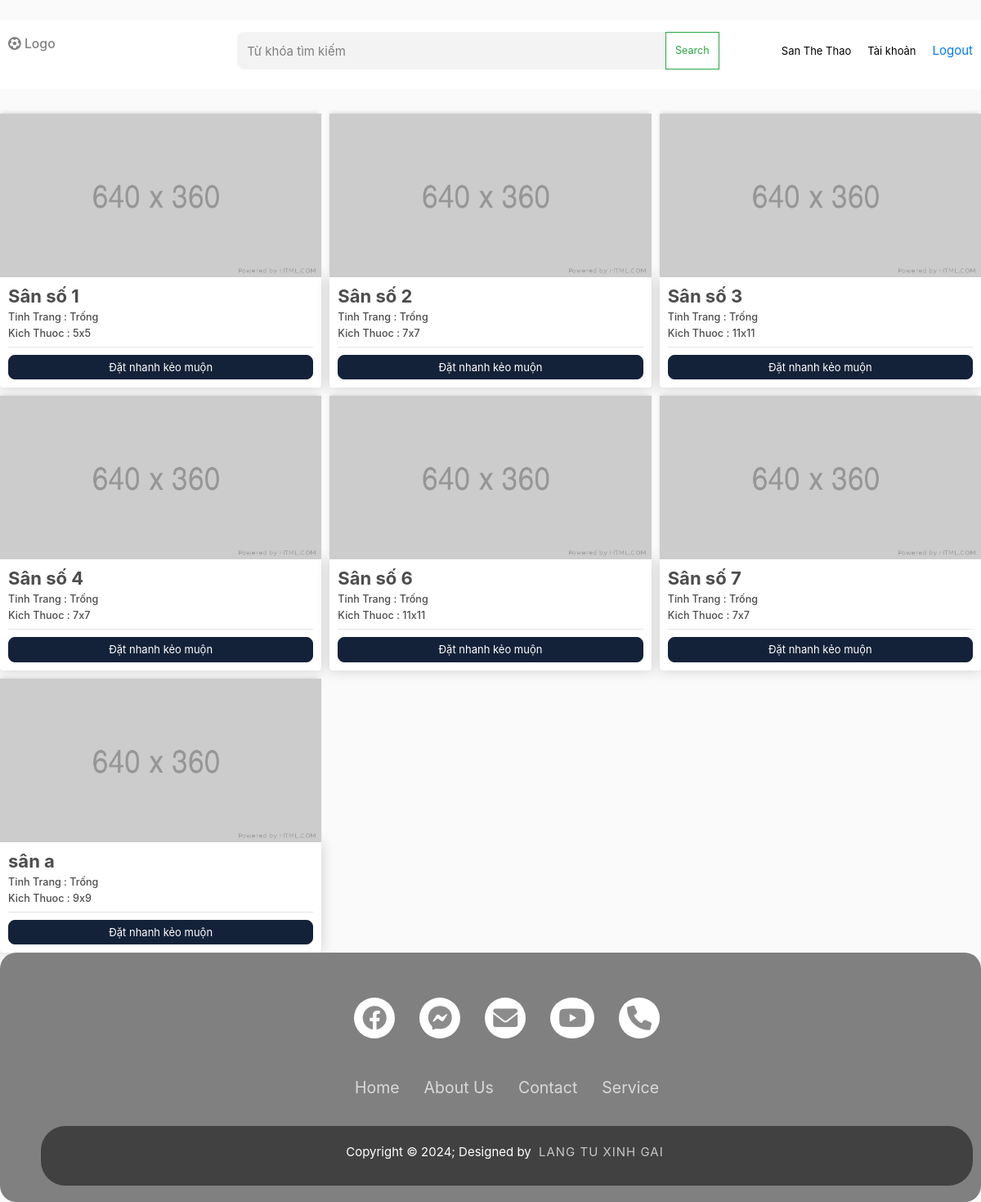
/NguoiDung/danhsachsan, run on the app's committed database.
### NguoiDung/models.py (models this page shows)
class SanBong(models.Model):
    tenSan = models.CharField(max_length=100) #Sân số 1 - Sân số 2 - Sân số 3
    tinhTrang = models.CharField(max_length=100) #Het san - Con san - Sua chua
    kichThuoc = models.CharField(max_length=6)
    maloai = models.ForeignKey(LoaiSan, on_delete=models.CASCADE)

### NguoiDung/views.py (the view)
# urls.py: path('danhsachsan', views.danhsachsan, name='danhsachsan'),
def danhsachsan(request ):
	data = {
		'dm_san' : SanBong.objects.all(),
	}
	return render(request,'pages/pages_user/danhsachsan.html',data)

### NguoiDung/context_processors.py (called while the page is built)
def username(request):
    return {
        'session_username': request.session.get('user_username')
    }

### NguoiDung/Templates/pages/pages_user/danhsachsan.html
﻿{% extends "page_layout/layout_user/layout_user.html" %}
{% load static %}
{% block content %}
<div class="row">
    {% for sp in dm_san %}
    <div class="col-lg-4">
        <img class="thumbnail" src="{% static  'img/placeholder.png' %}">
        <div class="box-element product">
            <h3><strong>{{sp.tenSan}}</strong></h3>
           <h6> <span class="selling-price">Tinh Trang : {{sp.tinhTrang}}</span> </h6>
           <h6> <span class="selling-price">Kich Thuoc : {{sp.kichThuoc}}</span> </h6>
            <hr>
            <a class="btn-item btn-main" href="/NguoiDung/ChiTiet/{{sp.id}}" >Đặt nhanh kẻo muộn</a>
        </div>
    </div>
    {% endfor %}
</div>
{% endblock  %}

### NguoiDung/Templates/page_layout/layout_user/layout_user.html (shortened to what this page needs)
﻿<!DOCTYPE html>
<html lang="en" xmlns="http://www.w3.org/1999/xhtml">
<head>
    {% load static %}
    <link rel="stylesheet" href="https://cdnjs.cloudflare.com/ajax/libs/font-awesome/6.0.0-beta3/css/all.min.css">
    <link rel="stylesheet" href="{% static 'css/bootstrap.min.css' %}" type="text/css" />
    <link rel="stylesheet" href="{% static 'css/style.css' %}" type="text/css" />
    <link rel="stylesheet" href="{% static 'css/layout.css' %}" type="text/css" />
    <link rel="stylesheet" href="{% static 'css/main2.css' %}" type="text/css" />
</head>
<body>
    <header>
        <div nh-row="ge9pz4w" class="header-center">
            <div class="container">
                <div class="row ">
                    <div class="col-md-4 col-12">
                        <div nh-block="qhdw2uy" nh-block-cache="true" class="">
                            <div class="logo-section">
                                <a class="navbar-brand me-auto" href="/NguoiDung/home">
                                    <i class="fa-solid fa-futbol"></i>
                                    Logo
                                </a>
                            </div>
                        </div>
                    </div>
                    <div class="col-md-4 col-12">
                        <div nh-block="8bxkyf0" nh-block-cache="false" class="">
                            <div class="header__search">
                                <form class="position-relative" role="search" method = POST action="{% url 'Search' %}" >
                                    <div class="input-group">
                                        <input  name="searched" placeholder="Từ khóa tìm kiếm" type="search" class="form-control bg-light" >
                                        <div class="input-group-append">
                                            <button class="btn btn-outline-success" type="submit"> Search </button>
                                        </div>
                                    </div>
                                </form>
                            </div>
                        </div>
                    </div>
                    <div class="col-md-4 col-12">
                        <div nh-block="j1d703b" nh-block-cache="true" class="">
                            <div nh-mini-member="" class="entire-action-header entire-action-header-login">
                                <a class="btn-user btn-action-header" title="Tài khoản" href="javascript:;">
                                    <span>San The Thao</span>
                                </a>
                            </div>
                        </div>
                        <div nh-block="g1syznh" nh-block-cache="true" class="">
                            <div nh-mini-member="" class="entire-action-header entire-action-header-login">
                                <a class="btn-user btn-action-header" title="Tài khoản" href="javascript:;">
                                    <span>Tài khoản</span>
                                </a>
                            </div>
                        </div>
                        <div nh-block="i57yxn3" nh-block-cache="true" class="float-right">
                            <div class="entire-action-header">
                                <a class="btn-mini-cart btn-action-header" nh-mini-cart="open" title="Giờ" href="javascript:;">
                                    <span><a href="{% url 'logout' %}"> Logout </a></span>
                                </a>
                            </div>
                        </div>
                    </div>
                </div>
            </div>
        </div>
        <div nh-row="c0vpj93" class="bg-white mb-5 box-dss-01"><div class="container"><div class="row "><div class="col-md-12 col-12"></div></div></div></div>
        <div class="row">
            <div class="col-sm-12">
                {% block content %}{% endblock %}
            </div>
        </div>
        <footer>
            <div class="footerContainer">
                <div class="social-icon">
                    <a href=""><i class="fa-brands fa-facebook"></i></a>
                    <a href=""><i class="fa-brands fa-facebook-messenger"></i></a>
                    <a href=""><i class="fa-solid fa-envelope"></i></a>
                    <a href=""><i class="fa-brands fa-youtube"></i></a>
                    <a href=""><i class="fa-solid fa-phone"></i></a>
                </div>
                <div class="footerNav">
                    <ul>
                        <li><a href="">Home</a></li>
                        <li><a href="">About Us</a></li>
                        <li><a href="">Contact</a></li>
                        <li><a href="">Service</a></li>
                    </ul>
                </div>
                <div class="footerBot">
                    <p>Copyright &copy; 2024; Designed by <span class="designer">Lang tu xinh gai</span></p>
                </div>
            </div>
        </footer>
</body>
</html>

### static/css/style.css (style rules this page uses)
* { margin:0; padding:0; box-sizing:border-box; }
body { display:flex; flex-direction:column; }
.navbar-brand { font-weight:500; color:#808080; font-size:24px; transition:0.3s color; }
footer { background-color: #808080; border-radius:20px; }
.footerContainer { width:100%; margin:0 20px; padding:0 20px; padding:40px 30px 20px; }
.social-icon { display:flex; justify-content:center; }
.social-icon a { text-decoration:none; padding:10px; background-color:white; margin:15px; border-radius:50%; }
.social-icon a i { font-size:2em; color:#808080; opacity:0.9; }
.footerNav { margin:30px 0; }
.footerNav ul { display:flex; justify-content:center; list-style-type:none; }
.footerNav ul li a { color:white; margin:15px; text-decoration:none; font-size:1.3em; opacity:0.7; transition:0.5s; }
.footerBot { background-color: #424141; padding:20px; text-align:center; border-radius:30px; }
.footerBot p { color:white; }
.designer { opacity:0.7; text-transform:uppercase; letter-spacing:1px; font-weight:400; margin:0px 5px; }

### static/css/main2.css (style rules this page uses)
body { background-color: hsl(0, 0%, 98%); }
h1,h2,h3,h4,h5,h6 { color:hsl(0, 0%, 30%); align-items: center; }
.box-element { box-shadow:hsl(0, 0%, 80%) 0 0 16px; background-color: #fff; border-radius: 4px; padding: 10px; }
.thumbnail { width: 100%; height: 200px; -webkit-box-shadow: -1px -3px 5px -2px rgba(214,214,214,1); -moz-box-shadow: -1px -3px 5px -2px rgba(214,214,214,1); box-shadow: -1px -3px 5px -2px rgba(214,214,214,1); }
.product { border-radius: 0 0 4px 4px; }
.col-lg-4, .col-lg-6, .col-lg-8, .col-lg-12 { margin-top: 10px; }
.btn { border-radius: 0; }

### data on the page
SanBong: tenSan "Sân số 1", tinhTrang "Trống", kichThuoc "5x5"
SanBong: tenSan "Sân số 2", tinhTrang "Trống", kichThuoc "7x7"
SanBong: tenSan "Sân số 3", tinhTrang "Trống", kichThuoc "11x11"
SanBong: tenSan "Sân số 4", tinhTrang "Trống", kichThuoc "7x7"
SanBong: tenSan "Sân số 6", tinhTrang "Trống", kichThuoc "11x11"
SanBong: tenSan "Sân số 7", tinhTrang "Trống", kichThuoc "7x7"
SanBong: tenSan "sân a", tinhTrang "Trống", kichThuoc "9x9"
